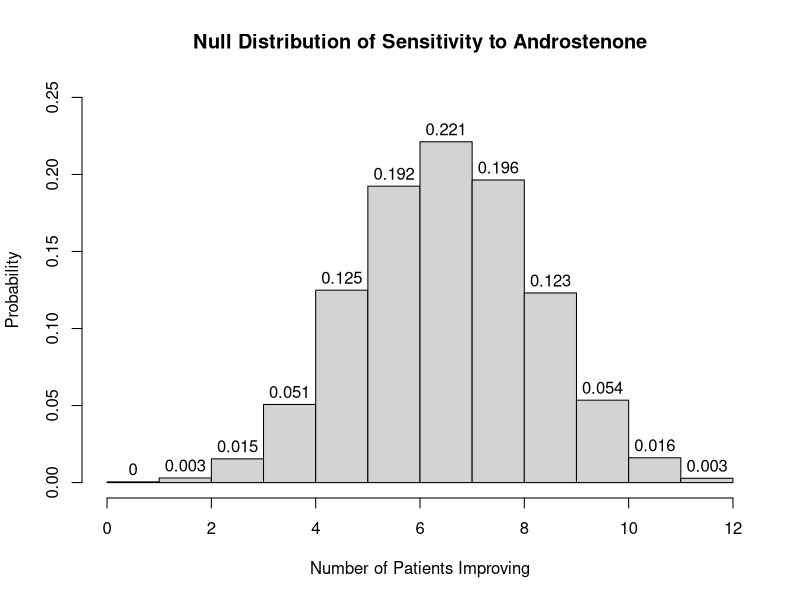

Write the R code that produced this figure.
#Kendyl Barron
#Biostats F15
#Assignment 3
#Chapter6Question27

# The test statistic of this experiement is the number of patients who have improved 
# adrostenone detection. Out of a much larger population, a sample of 12 patients, assume 
# the proportion of patients who increase accuracy and decrease in accuracy is 50:50 
# (null hypothesis). For each 12 patient sample, the number of patients who have improved
# in detection are saved in the vector results12.
results12 <- vector()
#intially an empty vector for which the results of the following loop will be stored.

for(i in 1:10000){
  tempSample <- sample(c("Less Accurate", "More Accurate"), size = 12, prob = c(0.5, 0.5), replace = TRUE)
  results12[i] <- sum(tempSample == "More Accurate")}
#loop takes 10,000 13-patient samples with 50:50 probability and counts how many 
#of the sample have improved accuracy and stores the value in the results vector.
results12
#groups the results into categories of patients improved accuracy values 0-12 out of the
#total sample (12)
factor12 <- factor(results12, levels = 0:12)

#calculate the frequency of each result. This gives the probability
#of each result given the null hypothesis (50:50 proportion) is true.
nullTable <- table(factor12, dnn = "nPatientsImproving")/length(factor12)
data.frame(nullTable)

#graph the null distribution: the probability of the number of patients
#improving out of a 12 person sample given the null hypothesis is true. 
#label x,y axis and title graph. add labels to top of bins. set x and y limits. 
hist(results12, right = FALSE,freq = FALSE,
     xlab = "Number of Patients Improving",
     ylab = "Probability",
     ylim = c(0,0.250),
     xlim = c(0,12),
     labels = T,
     main = c("Null Distribution of Sensitivity to Androstenone"))
